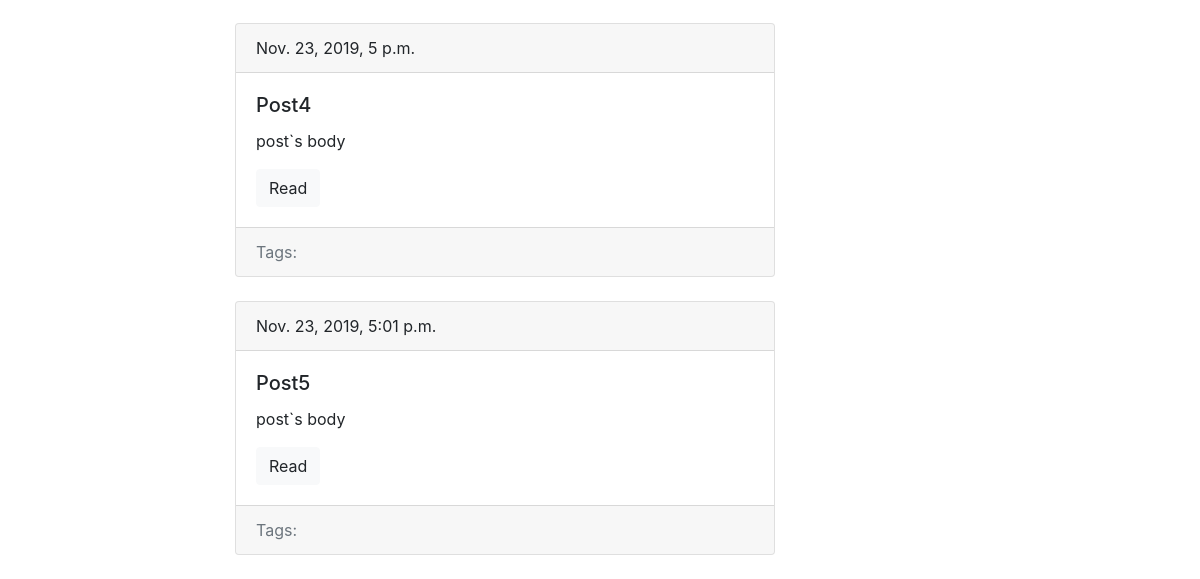
The page /blog/ (lower part) on the database as committed earlier.
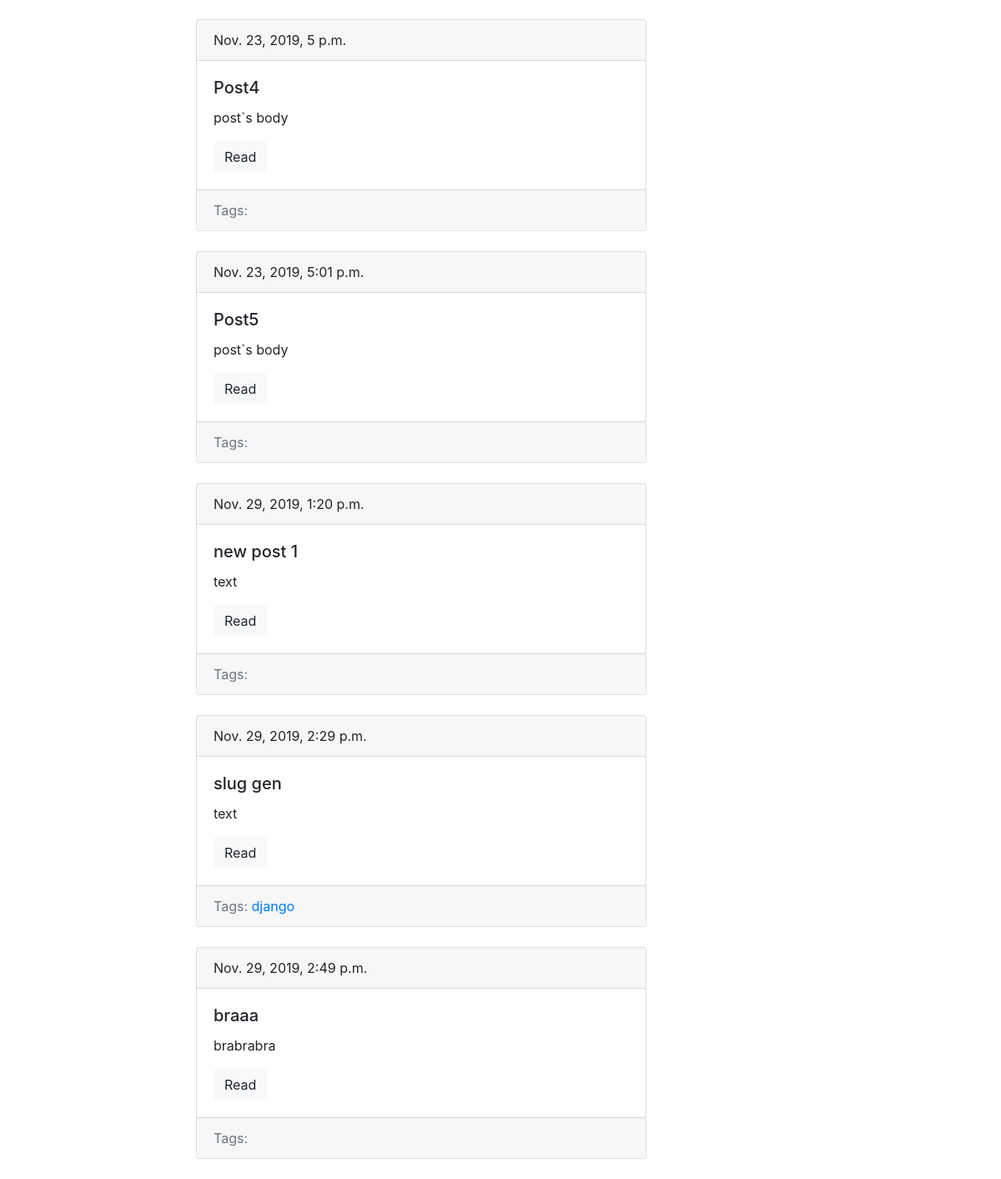
The same page on the database as committed later.
### blog/models.py (models this page shows, shortened)
class Post(models.Model):
	title = models.CharField(max_length=150, db_index=True)
	slug = models.SlugField(max_length=150, blank=True, unique=True)
	body = models.TextField(blank=True, db_index=True)
	tags = models.ManyToManyField('Tag', blank=True, related_name='posts')
	date_pub = models.DateTimeField(auto_now_add=True)
	def get_absolute_url(self):
		return reverse('post_detail_url', kwargs={'slug': self.slug})

class Tag(models.Model):
	title = models.CharField(max_length=50)
	slug = models.SlugField(max_length=50, unique=True)
	def get_absolute_url(self):
		return reverse('tag_detail_url', kwargs={'slug': self.slug})

### blog/views.py (the view)
# urls.py: path('', posts_list, name='posts_list_url'),
def posts_list(request):
	posts = Post.objects.all()
	return render(request, 'blog/index.html', context={'posts': posts})

### blog/templates/blog/index.html (shortened to what this page needs)
{% extends 'blog/base_blog.html' %}
{% block content %}
	{% for post in posts%}
		{% include 'blog/includes/post_card_template.html' %}
	{% endfor %}
{% endblock %}

### blog/templates/blog/includes/post_card_template.html
<div class="card mb-4">
	<div class="card-header">
		{{ post.date_pub }}
	</div>
	<div class="card-body">
		<h5 class="card-title">{{ post.title }}</h5>
		<p class="card-text">{{ post.body | truncatewords:15}}</p>
		<a href="{{ post.get_absolute_url }}" class="btn btn-light">Read</a>
	</div>
	<div class="card-footer text-muted">
    	Tags:
    	{% for tag in post.tags.all %}
    		<a href="{{ tag.get_absolute_url }}">{{ tag.title }}</a>
    	{% endfor %}
  	</div>
</div>

Rows that differ between the two databases and show on the page:
added Post: date_pub "Nov. 29, 2019, 1:20 p.m.", title "new post 1", body "text"
added Post: date_pub "Nov. 29, 2019, 2:29 p.m.", title "slug gen", body "text"
now on this page (row unchanged): Tag: title "django"
added Post: date_pub "Nov. 29, 2019, 2:49 p.m.", title "braaa", body "brabrabra"
